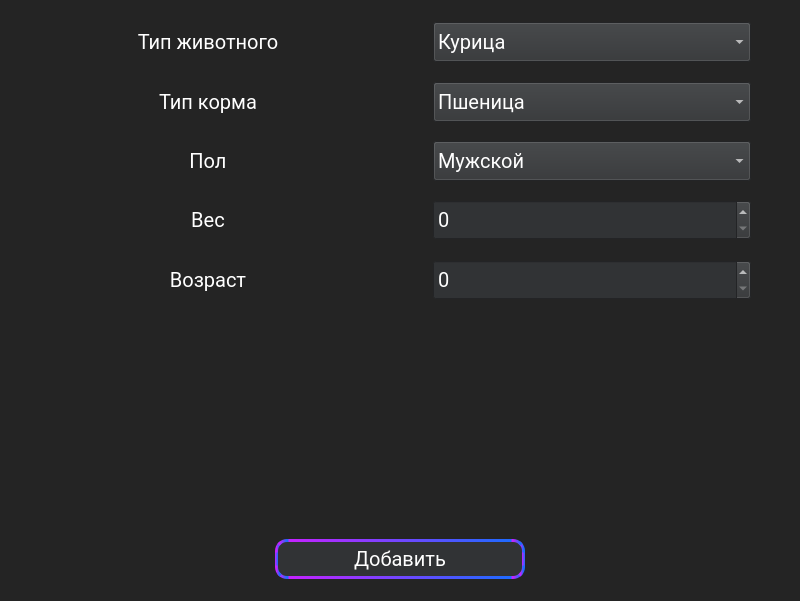
<?xml version="1.0" encoding="UTF-8"?>
<ui version="4.0">
 <class>AddAnimalForm</class>
 <widget class="QMainWindow" name="AddAnimalForm">
  <property name="geometry">
   <rect>
    <x>0</x>
    <y>0</y>
    <width>800</width>
    <height>601</height>
   </rect>
  </property>
  <property name="minimumSize">
   <size>
    <width>800</width>
    <height>600</height>
   </size>
  </property>
  <property name="maximumSize">
   <size>
    <width>1000</width>
    <height>800</height>
   </size>
  </property>
  <property name="windowTitle">
   <string>MainWindow</string>
  </property>
  <property name="styleSheet">
   <string notr="true"/>
  </property>
  <widget class="QWidget" name="centralwidget">
   <property name="minimumSize">
    <size>
     <width>800</width>
     <height>600</height>
    </size>
   </property>
   <property name="styleSheet">
    <string notr="true">QWidget{
	background-color: #242424;
	font-family: Roboto;
	color: white;
	font-size: 20px;
	font-weight:  100px;
}</string>
   </property>
   <layout class="QVBoxLayout" name="verticalLayout">
    <item>
     <spacer name="verticalSpacer_8">
      <property name="orientation">
       <enum>Qt::Vertical</enum>
      </property>
      <property name="sizeHint" stdset="0">
       <size>
        <width>20</width>
        <height>40</height>
       </size>
      </property>
     </spacer>
    </item>
    <item>
     <layout class="QHBoxLayout" name="horizontalLayout">
      <item>
       <spacer name="horizontalSpacer_7">
        <property name="orientation">
         <enum>Qt::Horizontal</enum>
        </property>
        <property name="sizeType">
         <enum>QSizePolicy::Preferred</enum>
        </property>
        <property name="sizeHint" stdset="0">
         <size>
          <width>40</width>
          <height>20</height>
         </size>
        </property>
       </spacer>
      </item>
      <item>
       <widget class="QLabel" name="label">
        <property name="minimumSize">
         <size>
          <width>150</width>
          <height>0</height>
         </size>
        </property>
        <property name="text">
         <string>Тип животного</string>
        </property>
        <property name="alignment">
         <set>Qt::AlignCenter</set>
        </property>
       </widget>
      </item>
      <item>
       <spacer name="horizontalSpacer_8">
        <property name="orientation">
         <enum>Qt::Horizontal</enum>
        </property>
        <property name="sizeType">
         <enum>QSizePolicy::Preferred</enum>
        </property>
        <property name="sizeHint" stdset="0">
         <size>
          <width>60</width>
          <height>20</height>
         </size>
        </property>
       </spacer>
      </item>
      <item>
       <widget class="QComboBox" name="combo_animal">
        <property name="minimumSize">
         <size>
          <width>250</width>
          <height>40</height>
         </size>
        </property>
        <property name="maximumSize">
         <size>
          <width>600</width>
          <height>16777215</height>
         </size>
        </property>
        <property name="styleSheet">
         <string notr="true">QComboBox{
	background-color:  #313335;
}</string>
        </property>
        <item>
         <property name="text">
          <string>Курица</string>
         </property>
        </item>
        <item>
         <property name="text">
          <string>Страус</string>
         </property>
        </item>
        <item>
         <property name="text">
          <string>Корова</string>
         </property>
        </item>
        <item>
         <property name="text">
          <string>Кролик</string>
         </property>
        </item>
        <item>
         <property name="text">
          <string>Хрюша</string>
         </property>
        </item>
        <item>
         <property name="text">
          <string>Индейка</string>
         </property>
        </item>
       </widget>
      </item>
      <item>
       <spacer name="horizontalSpacer_9">
        <property name="orientation">
         <enum>Qt::Horizontal</enum>
        </property>
        <property name="sizeType">
         <enum>QSizePolicy::Minimum</enum>
        </property>
        <property name="sizeHint" stdset="0">
         <size>
          <width>40</width>
          <height>20</height>
         </size>
        </property>
       </spacer>
      </item>
     </layout>
    </item>
    <item>
     <spacer name="verticalSpacer_7">
      <property name="orientation">
       <enum>Qt::Vertical</enum>
      </property>
      <property name="sizeHint" stdset="0">
       <size>
        <width>20</width>
        <height>40</height>
       </size>
      </property>
     </spacer>
    </item>
    <item>
     <layout class="QHBoxLayout" name="horizontalLayout_2">
      <item>
       <spacer name="horizontalSpacer_10">
        <property name="orientation">
         <enum>Qt::Horizontal</enum>
        </property>
        <property name="sizeType">
         <enum>QSizePolicy::Preferred</enum>
        </property>
        <property name="sizeHint" stdset="0">
         <size>
          <width>40</width>
          <height>20</height>
         </size>
        </property>
       </spacer>
      </item>
      <item>
       <widget class="QLabel" name="label_2">
        <property name="minimumSize">
         <size>
          <width>150</width>
          <height>0</height>
         </size>
        </property>
        <property name="text">
         <string>Тип корма</string>
        </property>
        <property name="alignment">
         <set>Qt::AlignCenter</set>
        </property>
       </widget>
      </item>
      <item>
       <spacer name="horizontalSpacer_11">
        <property name="orientation">
         <enum>Qt::Horizontal</enum>
        </property>
        <property name="sizeType">
         <enum>QSizePolicy::Preferred</enum>
        </property>
        <property name="sizeHint" stdset="0">
         <size>
          <width>60</width>
          <height>20</height>
         </size>
        </property>
       </spacer>
      </item>
      <item>
       <widget class="QComboBox" name="combo_feed">
        <property name="minimumSize">
         <size>
          <width>250</width>
          <height>40</height>
         </size>
        </property>
        <property name="maximumSize">
         <size>
          <width>600</width>
          <height>16777215</height>
         </size>
        </property>
        <property name="styleSheet">
         <string notr="true">QComboBox{
	background-color:  #313335;
}</string>
        </property>
        <item>
         <property name="text">
          <string>Пшеница</string>
         </property>
        </item>
        <item>
         <property name="text">
          <string>Морковь</string>
         </property>
        </item>
        <item>
         <property name="text">
          <string>Овёс</string>
         </property>
        </item>
        <item>
         <property name="text">
          <string>Биокорм</string>
         </property>
        </item>
        <item>
         <property name="text">
          <string>Комбикорм</string>
         </property>
        </item>
       </widget>
      </item>
      <item>
       <spacer name="horizontalSpacer_12">
        <property name="orientation">
         <enum>Qt::Horizontal</enum>
        </property>
        <property name="sizeType">
         <enum>QSizePolicy::Minimum</enum>
        </property>
        <property name="sizeHint" stdset="0">
         <size>
          <width>40</width>
          <height>20</height>
         </size>
        </property>
       </spacer>
      </item>
     </layout>
    </item>
    <item>
     <spacer name="verticalSpacer_6">
      <property name="orientation">
       <enum>Qt::Vertical</enum>
      </property>
      <property name="sizeHint" stdset="0">
       <size>
        <width>20</width>
        <height>40</height>
       </size>
      </property>
     </spacer>
    </item>
    <item>
     <layout class="QHBoxLayout" name="horizontalLayout_3">
      <item>
       <spacer name="horizontalSpacer_13">
        <property name="orientation">
         <enum>Qt::Horizontal</enum>
        </property>
        <property name="sizeType">
         <enum>QSizePolicy::Preferred</enum>
        </property>
        <property name="sizeHint" stdset="0">
         <size>
          <width>40</width>
          <height>20</height>
         </size>
        </property>
       </spacer>
      </item>
      <item>
       <widget class="QLabel" name="label_3">
        <property name="minimumSize">
         <size>
          <width>150</width>
          <height>0</height>
         </size>
        </property>
        <property name="text">
         <string>Пол</string>
        </property>
        <property name="alignment">
         <set>Qt::AlignCenter</set>
        </property>
       </widget>
      </item>
      <item>
       <spacer name="horizontalSpacer_14">
        <property name="orientation">
         <enum>Qt::Horizontal</enum>
        </property>
        <property name="sizeType">
         <enum>QSizePolicy::Preferred</enum>
        </property>
        <property name="sizeHint" stdset="0">
         <size>
          <width>60</width>
          <height>20</height>
         </size>
        </property>
       </spacer>
      </item>
      <item>
       <widget class="QComboBox" name="combo_gender">
        <property name="minimumSize">
         <size>
          <width>250</width>
          <height>40</height>
         </size>
        </property>
        <property name="maximumSize">
         <size>
          <width>600</width>
          <height>16777215</height>
         </size>
        </property>
        <property name="styleSheet">
         <string notr="true">QComboBox{
	background-color:  #313335;
}</string>
        </property>
        <item>
         <property name="text">
          <string>Мужской</string>
         </property>
        </item>
        <item>
         <property name="text">
          <string>Женский</string>
         </property>
        </item>
       </widget>
      </item>
      <item>
       <spacer name="horizontalSpacer_15">
        <property name="orientation">
         <enum>Qt::Horizontal</enum>
        </property>
        <property name="sizeType">
         <enum>QSizePolicy::Minimum</enum>
        </property>
        <property name="sizeHint" stdset="0">
         <size>
          <width>40</width>
          <height>20</height>
         </size>
        </property>
       </spacer>
      </item>
     </layout>
    </item>
    <item>
     <spacer name="verticalSpacer_5">
      <property name="orientation">
       <enum>Qt::Vertical</enum>
      </property>
      <property name="sizeHint" stdset="0">
       <size>
        <width>20</width>
        <height>40</height>
       </size>
      </property>
     </spacer>
    </item>
    <item>
     <layout class="QHBoxLayout" name="horizontalLayout_4">
      <item>
       <spacer name="horizontalSpacer_16">
        <property name="orientation">
         <enum>Qt::Horizontal</enum>
        </property>
        <property name="sizeType">
         <enum>QSizePolicy::Preferred</enum>
        </property>
        <property name="sizeHint" stdset="0">
         <size>
          <width>40</width>
          <height>20</height>
         </size>
        </property>
       </spacer>
      </item>
      <item>
       <widget class="QLabel" name="label_4">
        <property name="minimumSize">
         <size>
          <width>150</width>
          <height>0</height>
         </size>
        </property>
        <property name="text">
         <string>Вес</string>
        </property>
        <property name="alignment">
         <set>Qt::AlignCenter</set>
        </property>
       </widget>
      </item>
      <item>
       <spacer name="horizontalSpacer_17">
        <property name="orientation">
         <enum>Qt::Horizontal</enum>
        </property>
        <property name="sizeType">
         <enum>QSizePolicy::Preferred</enum>
        </property>
        <property name="sizeHint" stdset="0">
         <size>
          <width>60</width>
          <height>20</height>
         </size>
        </property>
       </spacer>
      </item>
      <item>
       <widget class="QDoubleSpinBox" name="WeightBox">
        <property name="minimumSize">
         <size>
          <width>250</width>
          <height>40</height>
         </size>
        </property>
        <property name="maximumSize">
         <size>
          <width>600</width>
          <height>16777215</height>
         </size>
        </property>
        <property name="styleSheet">
         <string notr="true">QDoubleSpinBox
{
	background-color:  #313335;
}</string>
        </property>
        <property name="decimals">
         <number>0</number>
        </property>
        <property name="maximum">
         <double>1000.000000000000000</double>
        </property>
       </widget>
      </item>
      <item>
       <spacer name="horizontalSpacer_18">
        <property name="orientation">
         <enum>Qt::Horizontal</enum>
        </property>
        <property name="sizeType">
         <enum>QSizePolicy::Minimum</enum>
        </property>
        <property name="sizeHint" stdset="0">
         <size>
          <width>40</width>
          <height>20</height>
         </size>
        </property>
       </spacer>
      </item>
     </layout>
    </item>
    <item>
     <spacer name="verticalSpacer_4">
      <property name="orientation">
       <enum>Qt::Vertical</enum>
      </property>
      <property name="sizeHint" stdset="0">
       <size>
        <width>20</width>
        <height>40</height>
       </size>
      </property>
     </spacer>
    </item>
    <item>
     <layout class="QHBoxLayout" name="horizontalLayout_5">
      <item>
       <spacer name="horizontalSpacer_19">
        <property name="orientation">
         <enum>Qt::Horizontal</enum>
        </property>
        <property name="sizeType">
         <enum>QSizePolicy::Preferred</enum>
        </property>
        <property name="sizeHint" stdset="0">
         <size>
          <width>40</width>
          <height>20</height>
         </size>
        </property>
       </spacer>
      </item>
      <item>
       <widget class="QLabel" name="label_5">
        <property name="minimumSize">
         <size>
          <width>150</width>
          <height>0</height>
         </size>
        </property>
        <property name="text">
         <string>Возраст</string>
        </property>
        <property name="alignment">
         <set>Qt::AlignCenter</set>
        </property>
       </widget>
      </item>
      <item>
       <spacer name="horizontalSpacer_20">
        <property name="orientation">
         <enum>Qt::Horizontal</enum>
        </property>
        <property name="sizeType">
         <enum>QSizePolicy::Preferred</enum>
        </property>
        <property name="sizeHint" stdset="0">
         <size>
          <width>60</width>
          <height>20</height>
         </size>
        </property>
       </spacer>
      </item>
      <item>
       <widget class="QDoubleSpinBox" name="AgeBox">
        <property name="minimumSize">
         <size>
          <width>250</width>
          <height>40</height>
         </size>
        </property>
        <property name="maximumSize">
         <size>
          <width>600</width>
          <height>16777215</height>
         </size>
        </property>
        <property name="styleSheet">
         <string notr="true">QDoubleSpinBox
{
	background-color:  #313335;
}</string>
        </property>
        <property name="decimals">
         <number>0</number>
        </property>
        <property name="maximum">
         <double>1000.000000000000000</double>
        </property>
       </widget>
      </item>
      <item>
       <spacer name="horizontalSpacer_21">
        <property name="orientation">
         <enum>Qt::Horizontal</enum>
        </property>
        <property name="sizeType">
         <enum>QSizePolicy::Minimum</enum>
        </property>
        <property name="sizeHint" stdset="0">
         <size>
          <width>40</width>
          <height>20</height>
         </size>
        </property>
       </spacer>
      </item>
     </layout>
    </item>
    <item>
     <spacer name="verticalSpacer">
      <property name="orientation">
       <enum>Qt::Vertical</enum>
      </property>
      <property name="sizeHint" stdset="0">
       <size>
        <width>20</width>
        <height>40</height>
       </size>
      </property>
     </spacer>
    </item>
    <item>
     <layout class="QHBoxLayout" name="horizontalLayout_6">
      <item>
       <spacer name="horizontalSpacer_3">
        <property name="orientation">
         <enum>Qt::Horizontal</enum>
        </property>
        <property name="sizeHint" stdset="0">
         <size>
          <width>40</width>
          <height>20</height>
         </size>
        </property>
       </spacer>
      </item>
      <item>
       <widget class="QLabel" name="image_animal">
        <property name="sizePolicy">
         <sizepolicy hsizetype="Preferred" vsizetype="Preferred">
          <horstretch>150</horstretch>
          <verstretch>150</verstretch>
         </sizepolicy>
        </property>
        <property name="minimumSize">
         <size>
          <width>200</width>
          <height>200</height>
         </size>
        </property>
        <property name="maximumSize">
         <size>
          <width>200</width>
          <height>200</height>
         </size>
        </property>
        <property name="text">
         <string/>
        </property>
        <property name="scaledContents">
         <bool>true</bool>
        </property>
       </widget>
      </item>
      <item>
       <spacer name="horizontalSpacer_4">
        <property name="orientation">
         <enum>Qt::Horizontal</enum>
        </property>
        <property name="sizeHint" stdset="0">
         <size>
          <width>40</width>
          <height>20</height>
         </size>
        </property>
       </spacer>
      </item>
      <item>
       <widget class="QLabel" name="image_feed">
        <property name="sizePolicy">
         <sizepolicy hsizetype="Preferred" vsizetype="Preferred">
          <horstretch>150</horstretch>
          <verstretch>150</verstretch>
         </sizepolicy>
        </property>
        <property name="minimumSize">
         <size>
          <width>200</width>
          <height>200</height>
         </size>
        </property>
        <property name="maximumSize">
         <size>
          <width>200</width>
          <height>200</height>
         </size>
        </property>
        <property name="text">
         <string/>
        </property>
        <property name="scaledContents">
         <bool>true</bool>
        </property>
       </widget>
      </item>
      <item>
       <spacer name="horizontalSpacer_5">
        <property name="orientation">
         <enum>Qt::Horizontal</enum>
        </property>
        <property name="sizeHint" stdset="0">
         <size>
          <width>40</width>
          <height>20</height>
         </size>
        </property>
       </spacer>
      </item>
      <item>
       <widget class="QLabel" name="image_gender">
        <property name="sizePolicy">
         <sizepolicy hsizetype="Preferred" vsizetype="Preferred">
          <horstretch>150</horstretch>
          <verstretch>150</verstretch>
         </sizepolicy>
        </property>
        <property name="minimumSize">
         <size>
          <width>200</width>
          <height>200</height>
         </size>
        </property>
        <property name="maximumSize">
         <size>
          <width>200</width>
          <height>200</height>
         </size>
        </property>
        <property name="text">
         <string/>
        </property>
        <property name="scaledContents">
         <bool>true</bool>
        </property>
       </widget>
      </item>
      <item>
       <spacer name="horizontalSpacer_6">
        <property name="orientation">
         <enum>Qt::Horizontal</enum>
        </property>
        <property name="sizeHint" stdset="0">
         <size>
          <width>40</width>
          <height>20</height>
         </size>
        </property>
       </spacer>
      </item>
     </layout>
    </item>
    <item>
     <spacer name="verticalSpacer_2">
      <property name="orientation">
       <enum>Qt::Vertical</enum>
      </property>
      <property name="sizeHint" stdset="0">
       <size>
        <width>20</width>
        <height>40</height>
       </size>
      </property>
     </spacer>
    </item>
    <item>
     <layout class="QHBoxLayout" name="horizontalLayout_7">
      <item>
       <spacer name="horizontalSpacer">
        <property name="orientation">
         <enum>Qt::Horizontal</enum>
        </property>
        <property name="sizeHint" stdset="0">
         <size>
          <width>40</width>
          <height>20</height>
         </size>
        </property>
       </spacer>
      </item>
      <item>
       <widget class="QPushButton" name="btn_confirm">
        <property name="minimumSize">
         <size>
          <width>250</width>
          <height>40</height>
         </size>
        </property>
        <property name="styleSheet">
         <string notr="true">QPushButton{
	background-color: #313335;
	border: 3px qlineargradient(spread:pad, x1:0, y1:0, x2:1, y2:0, stop:0 #C622FF, stop:1 #1D6BFF);
	border-style: solid;
	border-radius: 12%;
}
QPushButton:hover{
background-color:  #5C6164;
}

QPushButton:pressed{
background-color:  #5C6164;
}

QPushButton:after{
background-color:  #5C6164;
}</string>
        </property>
        <property name="text">
         <string>Добавить</string>
        </property>
        <property name="shortcut">
         <string>Return</string>
        </property>
       </widget>
      </item>
      <item>
       <spacer name="horizontalSpacer_2">
        <property name="orientation">
         <enum>Qt::Horizontal</enum>
        </property>
        <property name="sizeHint" stdset="0">
         <size>
          <width>40</width>
          <height>20</height>
         </size>
        </property>
       </spacer>
      </item>
     </layout>
    </item>
    <item>
     <spacer name="verticalSpacer_3">
      <property name="orientation">
       <enum>Qt::Vertical</enum>
      </property>
      <property name="sizeHint" stdset="0">
       <size>
        <width>20</width>
        <height>40</height>
       </size>
      </property>
     </spacer>
    </item>
   </layout>
  </widget>
 </widget>
 <resources/>
 <connections/>
</ui>
